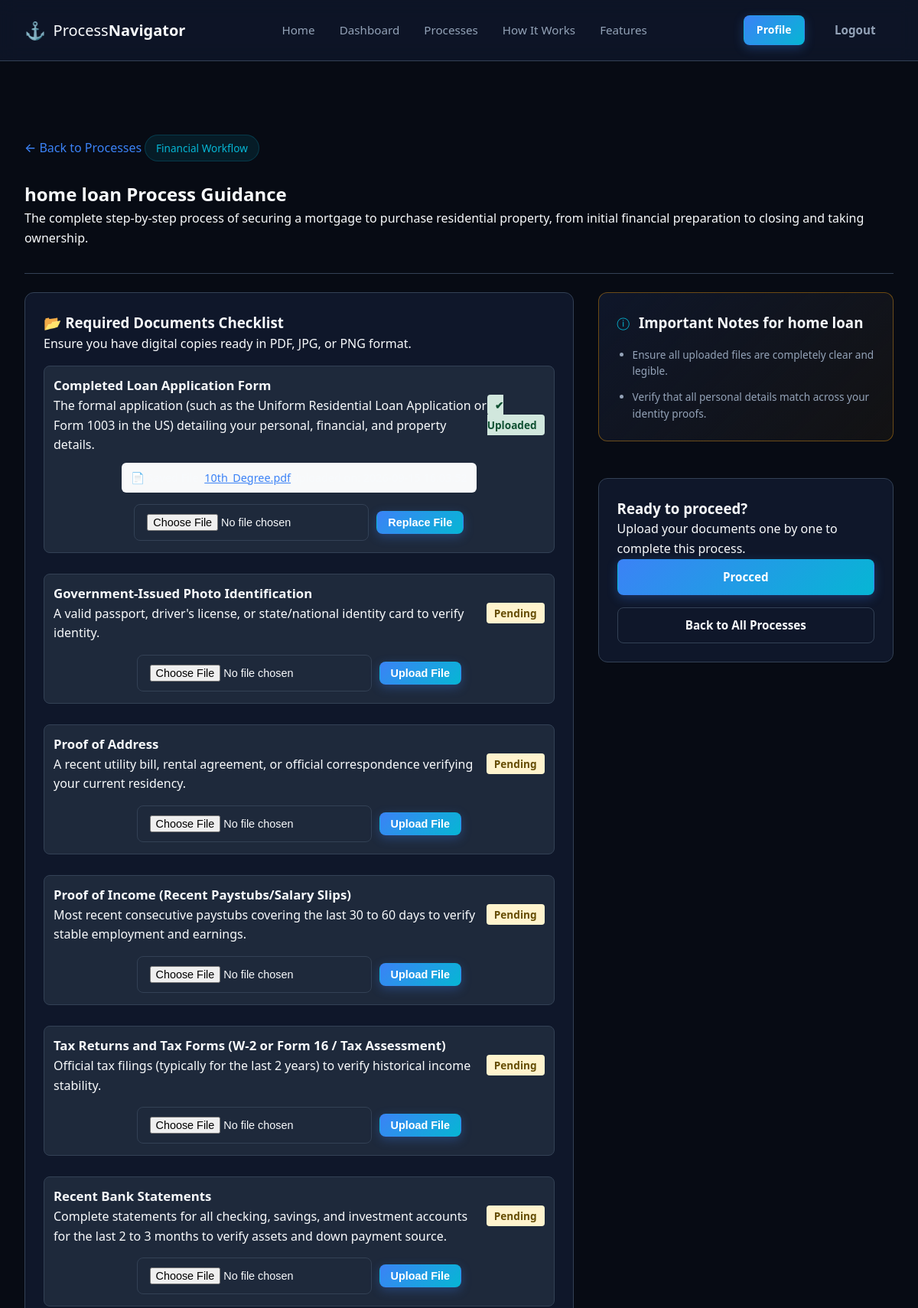
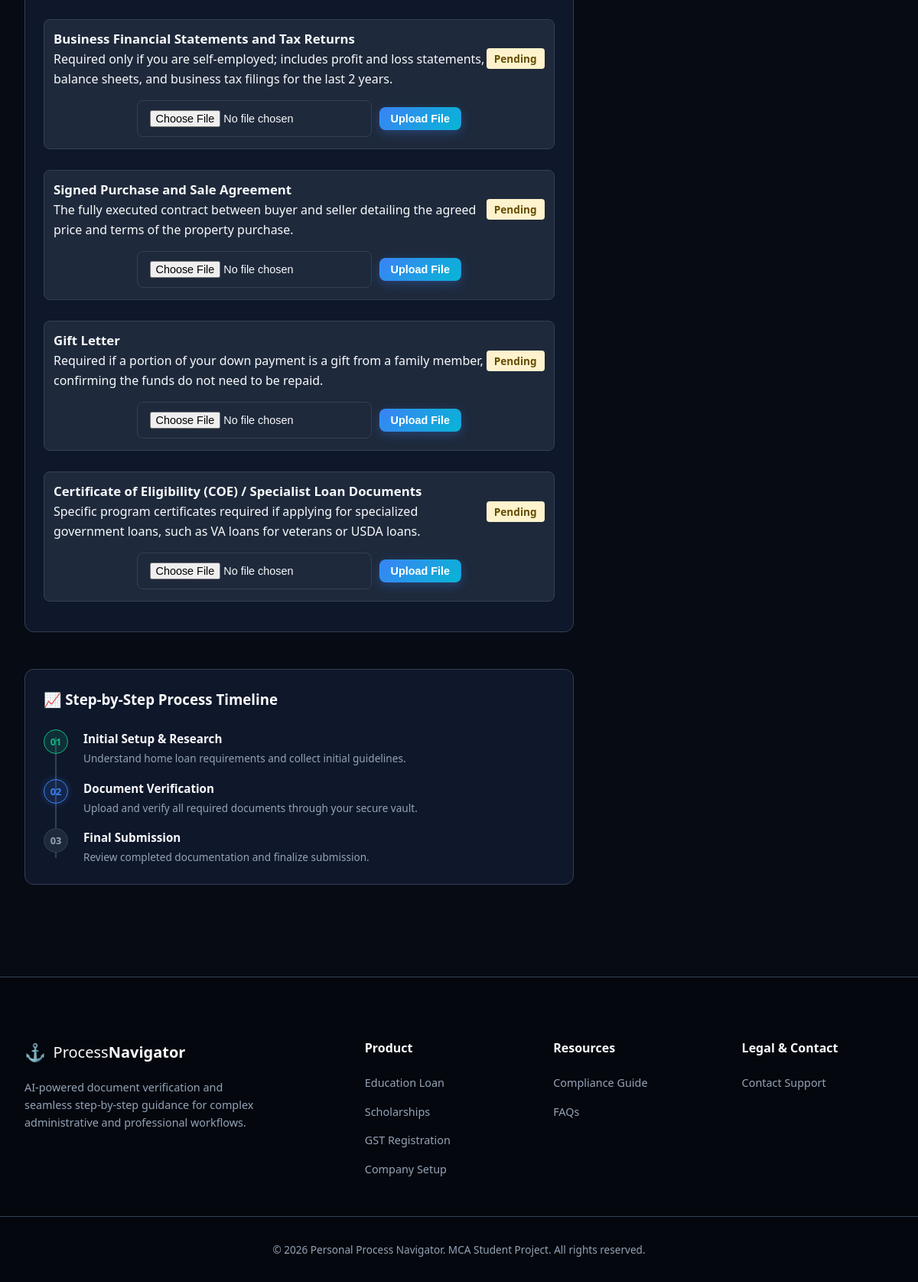
The page /process/16 (signed in) on the database its author committed (2 pictures, top to bottom).
### tables this page shows
CREATE TABLE processes (
    id INTEGER PRIMARY KEY AUTOINCREMENT,
    name TEXT NOT NULL,
    description TEXT,
    category TEXT,
    total_steps INTEGER DEFAULT 0,
    created_at DATETIME DEFAULT CURRENT_TIMESTAMP
, image_path TEXT);

CREATE TABLE process_requirements (
    id INTEGER PRIMARY KEY AUTOINCREMENT,
    process_id INTEGER NOT NULL,
    document_name TEXT NOT NULL,
    description TEXT,
    is_required INTEGER DEFAULT 1,

    FOREIGN KEY (process_id)
        REFERENCES processes(id)
        ON DELETE CASCADE
);

CREATE TABLE user_vault (
    id INTEGER PRIMARY KEY AUTOINCREMENT,
    user_id INTEGER NOT NULL,
    document_type TEXT NOT NULL,      -- Jaise: 'Aadhaar Card', 'PAN Card'
    original_name TEXT NOT NULL,      -- User ki original file ka naam
    file_path TEXT NOT NULL,          -- Server par save file ka path (Folder + UUID + Timestamp)
    uploaded_at DATETIME DEFAULT CURRENT_TIMESTAMP,

    FOREIGN KEY (user_id)
        REFERENCES users(id)
        ON DELETE CASCADE
);

### app.py (the view)
@app.route('/process/<int:process_id>')
def process_detail(process_id):
    if 'user_id' not in session:
        return redirect(url_for('login'))
    user_id = session['user_id']
    process_list = db.execute("SELECT * FROM processes WHERE id = ?", process_id)
    if not process_list:
        return redirect(url_for('process'))
    process = process_list[0]
    user_process_list = db.execute(
        """
        SELECT *
        FROM user_processes
        WHERE user_id = ?
        AND process_id = ?
        """,
        user_id,
        process_id
    )
    if not user_process_list:
        user_process_id = create_user_process(
            user_id,
            process_id
        )
    else:
        user_process_id = user_process_list[0]['id']
    update_process_progress(user_process_id)
    user_process = db.execute(
        """
        SELECT *
        FROM user_processes
        WHERE id = ?
        """,
        user_process_id
    )[0]
    requirements = db.execute(
        """
        SELECT *
        FROM process_requirements
        WHERE process_id = ?
        """,
        process_id
    )
    tracking_steps = db.execute(
        """
        SELECT *
        FROM process_tracking
        WHERE user_process_id = ?
        ORDER BY step_number
        """,
        user_process_id
    )
    return render_template(
        'process_details.html',
        process=process,
        requirements=requirements,
        user_process=user_process,
        tracking_steps=tracking_steps
    )

### app.py (called while the page is built)
def get_user_vault_doc(user_id, document_type):
    if not user_id:
        return None
    record = db.execute(
        "SELECT * FROM user_vault WHERE user_id = ? AND document_type = ?",
        user_id, document_type
    )
    return record[0] if record else None

### templates/process_details.html (shortened to what this page needs)
{% extends "layout.html" %}
{% block content %}
<section class="process-detail-section">
    <div class="container">
        <div class="detail-header-wrapper">
            <div>
                <a href="/process" class="text-link text-muted mb-2 inline-block">&larr; Back to Processes</a>
                <span class="badge-pill">{{ process.category }} Workflow</span>
                <h1>{{ process.name }} Process Guidance</h1>
                <p>{{ process.description }}</p>
            </div>
        </div>
        <div class="detail-content-grid mt-4">
            <div class="space-y">
                <div class="card" id="checklist-section">
                    <h3>&#128194; Required Documents Checklist</h3>
                    <p class="text-muted text-sm mb-3">Ensure you have digital copies ready in PDF, JPG, or PNG format.</p>
                    <ul class="checklist-items" style="list-style: none; padding: 0;">
                        {% for req in requirements %}
                            {% set user_doc = get_user_vault_doc(session.get('user_id'), req.document_name) %}
                            <li class="py-3 border-bottom" style="display: flex; flex-direction: column; gap: 10px; margin-bottom: 15px; padding-bottom: 15px;">
                                <div style="display: flex; justify-content: space-between; align-items: center;">
                                    <div>
                                        <label class="checklist-label" style="font-weight: bold; font-size: 1.05rem;">
                                            <span>{{ req.document_name }}</span>
                                        </label>
                                        <p class="text-muted text-sm mb-0">{{ req.description }}</p>
                                    </div>
                                    <div>
                                        {% if user_doc %}
                                            <span class="badge-status success" style="background-color: #d1e7dd; color: #0f5132; padding: 4px 10px; border-radius: 4px; font-size: 0.85rem;">✔ Uploaded</span>
                                        {% else %}
                                            <span class="badge-status warning" style="background-color: #fff3cd; color: #664d03; padding: 4px 10px; border-radius: 4px; font-size: 0.85rem;">Pending</span>
                                        {% endif %}
                                    </div>
                                </div>
                                {% if user_doc %}
                                    <div style="background: #f8f9fa; padding: 8px 12px; border-radius: 6px; font-size: 0.9rem; display: flex; justify-content: space-between; align-items: center;">
                                        <span>📄 Saved File: <a href="{{ url_for('static', filename=user_doc.file_path) }}" target="_blank" class="text-primary">{{ user_doc.original_name }}</a></span>
                                        <span class="text-muted small">Uploaded on: {{ user_doc.uploaded_at }}</span>
                                    </div>
                                {% endif %}
                                <form class="ajax-upload-form" action="{{ url_for('upload_vault_doc') }}" method="POST" enctype="multipart/form-data" style="display: flex; gap: 10px; align-items: center; margin-top: 5px;">
                                    <input type="file" name="document_file" class="form-control" style="font-size: 0.9rem;" {% if not user_doc %}required{% endif %}>
                                    <button class="btn btn-primary" type="submit" style="white-space: nowrap; padding: 6px 14px; font-size: 0.9rem;">
                                        {% if user_doc %} Replace File {% else %} Upload File {% endif %}
                                    </button>
                                </form>
                            </li>
                        {% endfor %}
                    </ul>
                </div>
                <div class="card">
                    <h3>&#128200; Step-by-Step Process Timeline</h3>
                    <div class="timeline-container mt-4">
                        <div class="timeline-step completed">
                            <span class="timeline-marker">01</span>
                            <div class="timeline-info">
                                <strong>Initial Setup & Research</strong>
                                <p>Understand {{ process.name }} requirements and collect initial guidelines.</p>
                            </div>
                        </div>
                        <div class="timeline-step current">
                            <span class="timeline-marker">02</span>
                            <div class="timeline-info">
                                <strong>Document Verification</strong>
                                <p>Upload and verify all required documents through your secure vault.</p>
                            </div>
                        </div>
                        <div class="timeline-step">
                            <span class="timeline-marker">03</span>
                            <div class="timeline-info">
                                <strong>Final Submission</strong>
                                <p>Review completed documentation and finalize submission.</p>
                            </div>
                        </div>
                    </div>
                </div>
            </div>
            <div class="space-y">
                <div class="card alert-highlight-card">
                    <div class="alert-icon-header">
                        <span class="text-accent">&#9432;</span>
                        <h3>Important Notes for {{ process.name }}</h3>
                    </div>
                    <ul class="notes-list">
                        <li>Ensure all uploaded files are completely clear and legible.</li>
                        <li>Verify that all personal details match across your identity proofs.</li>
                    </ul>
                </div>
                <div class="card">
                    <h3>Ready to proceed?</h3>
                    <p class="text-muted text-sm mb-4">Upload your documents one by one to complete this process.</p>
                    <div class="space-y"><a href="/procced" class="btn btn-primary">Procced</a></div>
                    <a href="/process" class="btn btn-outline btn-full mt-3">Back to All Processes</a>
                </div>
            </div>
        </div>
    </div>
</section>
{% endblock %}

### templates/layout.html (shortened to what this page needs)
<!DOCTYPE html>
<html lang="en">
<head>
    <link rel="stylesheet" href="{{ url_for('static', filename='css/style.css') }}">
</head>
<body>
    <header class="site-header">
        <div class="nav-container">
            <a href="/" class="logo">
                <span class="logo-icon">&#9875;</span>
                <span>Process<strong>Navigator</strong></span>
            </a>
            <nav class="nav-menu" id="navMenu">
                <a href="/" class="nav-link">Home</a>
                <a href="/dashboard" class="nav-link">Dashboard</a>
                <a href="/process" class="nav-link">Processes</a>
                <a href="/#how-it-works" class="nav-link">How It Works</a>
                <a href="/#features" class="nav-link">Features</a>
            </nav>
            <div class="nav-actions-desktop">
                {% if session.get('email') %}
                    <a href="/profile" class="btn btn-primary btn-sm">Profile</a>
                    <a href="/logout" class="btn btn-text">Logout</a>
                {% else %}
                    <a href="/login" class="btn btn-text">Login</a>
                    <a href="/register" class="btn btn-primary btn-sm">Register</a>
                {% endif %}
            </div>
        </div>
    </header>
    <main>
        {% block content %}{% endblock %}
    </main>
    <footer class="site-footer">
        <div class="footer-container">
            <div class="footer-brand">
                <a href="/" class="logo">
                    <span class="logo-icon">&#9875;</span>
                    <span>Process<strong>Navigator</strong></span>
                </a>
                <p>AI-powered document verification and seamless step-by-step guidance for complex administrative and professional workflows.</p>
            </div>
            <div class="footer-links-group">
                <h4>Product</h4>
                <ul>
                    <li><a href="#">Education Loan</a></li>
                    <li><a href="#">Scholarships</a></li>
                    <li><a href="#">GST Registration</a></li>
                    <li><a href="#">Company Setup</a></li>
                </ul>
            </div>
            <div class="footer-links-group">
                <h4>Resources</h4>
                <ul>
                    <li><a href="#">Compliance Guide</a></li>
                    <li><a href="#">FAQs</a></li>
                </ul>
            </div>
            <div class="footer-links-group">
                <h4>Legal & Contact</h4>
                <ul>
                    <li><a href="#">Contact Support</a></li>
                </ul>
            </div>
        </div>
        <div class="footer-bottom">
            <p>&copy; 2026 Personal Process Navigator. MCA Student Project. All rights reserved.</p>
        </div>
    </footer>
</body>
</html>

### rows shown on the page
processes: category "Financial", name "home loan", description "The complete step-by-step process of securing a mortgage to purchase residential property, from initial financial preparation to closing and taking ownership."
process_requirements: document_name "Completed Loan Application Form", description "The formal application (such as the Uniform Residential Loan Application or Form 1003 in the US) detailing your personal, financial, and property details.", shows "✔ Uploaded", shows "Replace File"
user_vault: original_name "10th_Degree.pdf"
process_requirements: document_name "Government-Issued Photo Identification", description "A valid passport, driver's license, or state/national identity card to verify identity.", shows "Pending", shows "Upload File"
process_requirements: document_name "Proof of Address", description "A recent utility bill, rental agreement, or official correspondence verifying your current residency.", shows "Pending", shows "Upload File"
process_requirements: document_name "Proof of Income (Recent Paystubs/Salary Slips)", description "Most recent consecutive paystubs covering the last 30 to 60 days to verify stable employment and earnings.", shows "Pending", shows "Upload File"
process_requirements: document_name "Tax Returns and Tax Forms (W-2 or Form 16 / Tax Assessment)", description "Official tax filings (typically for the last 2 years) to verify historical income stability.", shows "Pending", shows "Upload File"
process_requirements: document_name "Recent Bank Statements", description "Complete statements for all checking, savings, and investment accounts for the last 2 to 3 months to verify assets and down payment source.", shows "Pending", shows "Upload File"
process_requirements: document_name "Business Financial Statements and Tax Returns", description "Required only if you are self-employed; includes profit and loss statements, balance sheets, and business tax filings for the last 2 years.", shows "Pending", shows "Upload File"
process_requirements: document_name "Signed Purchase and Sale Agreement", description "The fully executed contract between buyer and seller detailing the agreed price and terms of the property purchase.", shows "Pending", shows "Upload File"
process_requirements: document_name "Gift Letter", description "Required if a portion of your down payment is a gift from a family member, confirming the funds do not need to be repaid.", shows "Pending", shows "Upload File"
process_requirements: document_name "Certificate of Eligibility (COE) / Specialist Loan Documents", description "Specific program certificates required if applying for specialized government loans, such as VA loans for veterans or USDA loans.", shows "Pending", shows "Upload File"
